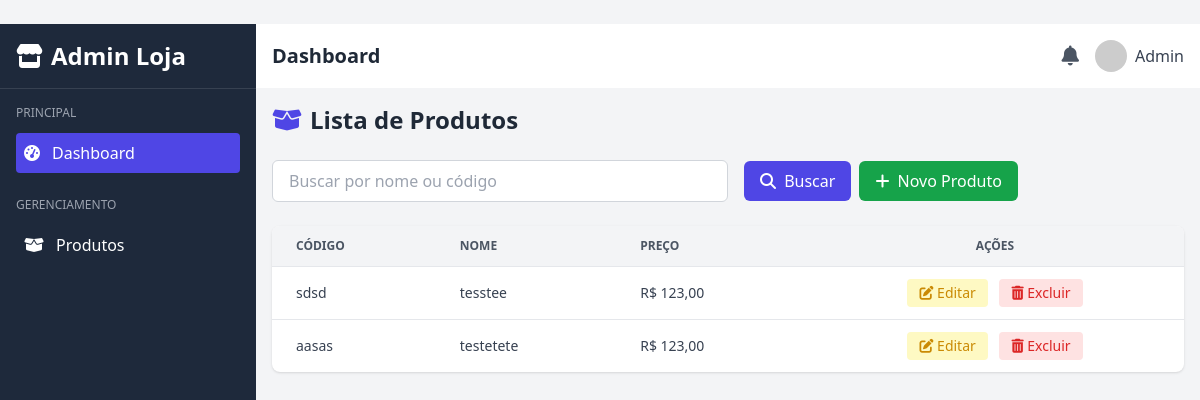
Screenshot of /administracao/produtos/ with the database file from the repository.
### produtos/models.py (models this page shows, shortened)
class Produto(models.Model):
    nome = models.CharField(max_length=200)
    codigo_interno = models.CharField(max_length=50, unique=True)
    descricao = models.TextField(blank=True)
    categoria = models.ForeignKey(
        Categoria, on_delete=models.SET_NULL, null=True, blank=True)
    marca = models.ForeignKey(
        Marca, on_delete=models.SET_NULL, null=True, blank=True)
    grade_tamanho = models.ForeignKey(
        GradeTamanho, on_delete=models.SET_NULL, null=True, blank=True)
    imagem_principal = models.ImageField(
        upload_to='produtos/', null=True, blank=True)
    valor_venda = models.DecimalField(max_digits=10, decimal_places=2)
    peso = models.DecimalField(
        max_digits=6, decimal_places=3, help_text="Em kg", default=0.0)
    altura = models.DecimalField(
        max_digits=6, decimal_places=2, help_text="Em cm", default=0.0)
    largura = models.DecimalField(
        max_digits=6, decimal_places=2, help_text="Em cm", default=0.0)
    ncm = models.CharField(max_length=10, blank=True, null=True)
    cest = models.CharField(max_length=10, blank=True, null=True)
    cfop = models.CharField(max_length=10, blank=True, null=True)
    desconto_maximo = models.DecimalField(
        max_digits=5, decimal_places=2, blank=True, null=True,
        help_text="Desconto máximo permitido (%)"
    )
    criado_em = models.DateTimeField(auto_now_add=True)
    atualizado_em = models.DateTimeField(auto_now=True)
    ativo = models.BooleanField(default=True)

### administracao/views.py (the view)
# urls.py: path('produtos/', views.lista_produtos, name='lista_produtos'),
def lista_produtos(request):
    busca = request.GET.get('q', '')
    lista = Produto.objects.filter(ativo=True)
    if busca:
        lista = lista.filter(nome__icontains=busca) | lista.filter(
            codigo_interno__icontains=busca)
    paginator = Paginator(lista, 10)
    pagina = request.GET.get('page')
    produtos = paginator.get_page(pagina)
    return render(request, 'administracao/lista_produtos.html', {
        'produtos': produtos,
        'busca': busca
    })

### administracao/templates/administracao/lista_produtos.html (shortened to what this page needs)
﻿{% extends 'administracao/base_admin.html' %}
{% block content %}
<h1 class="text-2xl font-bold text-gray-800 mb-6 flex items-center">
    <i class="fas fa-box-open mr-2 text-indigo-600"></i>
    Lista de Produtos
</h1>
<form method="get" class="flex flex-col md:flex-row md:items-center gap-4 mb-6">
    <input type="text" name="q" placeholder="Buscar por nome ou código" value="{{ busca }}"
        class="w-full md:w-1/2 px-4 py-2 border border-gray-300 rounded-md focus:ring-2 focus:ring-indigo-500">
    <div class="flex gap-2">
        <button type="submit"
            class="bg-indigo-600 hover:bg-indigo-700 text-white px-4 py-2 rounded-md font-medium">
            <i class="fas fa-search mr-1"></i> Buscar
        </button>
        <a href="{% url 'administracao:cadastro_produto' %}"
            class="bg-green-600 hover:bg-green-700 text-white px-4 py-2 rounded-md font-medium">
            <i class="fas fa-plus mr-1"></i> Novo Produto
        </a>
    </div>
</form>
<div class="overflow-x-auto bg-white shadow rounded-lg">
    <table class="min-w-full text-sm text-left table-auto">
        <thead class="bg-gray-100 text-gray-600 uppercase text-xs">
            <tr>
                <th class="px-6 py-3">Código</th>
                <th class="px-6 py-3">Nome</th>
                <th class="px-6 py-3">Preço</th>
                <th class="px-6 py-3 text-center">Ações</th>
            </tr>
        </thead>
        <tbody class="text-gray-700">
            {% for produto in produtos %}
            <tr class="border-t hover:bg-gray-50">
                <td class="px-6 py-3">{{ produto.codigo_interno }}</td>
                <td class="px-6 py-3">{{ produto.nome }}</td>
                <td class="px-6 py-3">R$ {{ produto.valor_venda }}</td>
                <td class="px-6 py-3 text-center space-x-2">
                    <a href="{% url 'administracao:editar_produto' produto.id %}"
                        class="inline-block px-3 py-1 text-sm text-yellow-600 bg-yellow-100 rounded hover:bg-yellow-200">
                        <i class="fas fa-edit"></i> Editar
                    </a>
                    <a href="{% url 'administracao:excluir_produto' produto.id %}"
                        class="inline-block px-3 py-1 text-sm text-red-600 bg-red-100 rounded hover:bg-red-200"
                        onclick="return confirm('Tem certeza que deseja excluir este produto?');">
                        <i class="fas fa-trash-alt"></i> Excluir
                    </a>
                </td>
            </tr>
            {% empty %}
            <tr>
                <td colspan="4" class="px-6 py-4 text-center text-gray-500">Nenhum produto encontrado.</td>
            </tr>
            {% endfor %}
        </tbody>
    </table>
</div>
{% endblock %}

### rows the page displays
Produto: codigo_interno "sdsd", nome "tesstee", valor_venda "123,00"
Produto: codigo_interno "aasas", nome "testetete", valor_venda "123,00"
